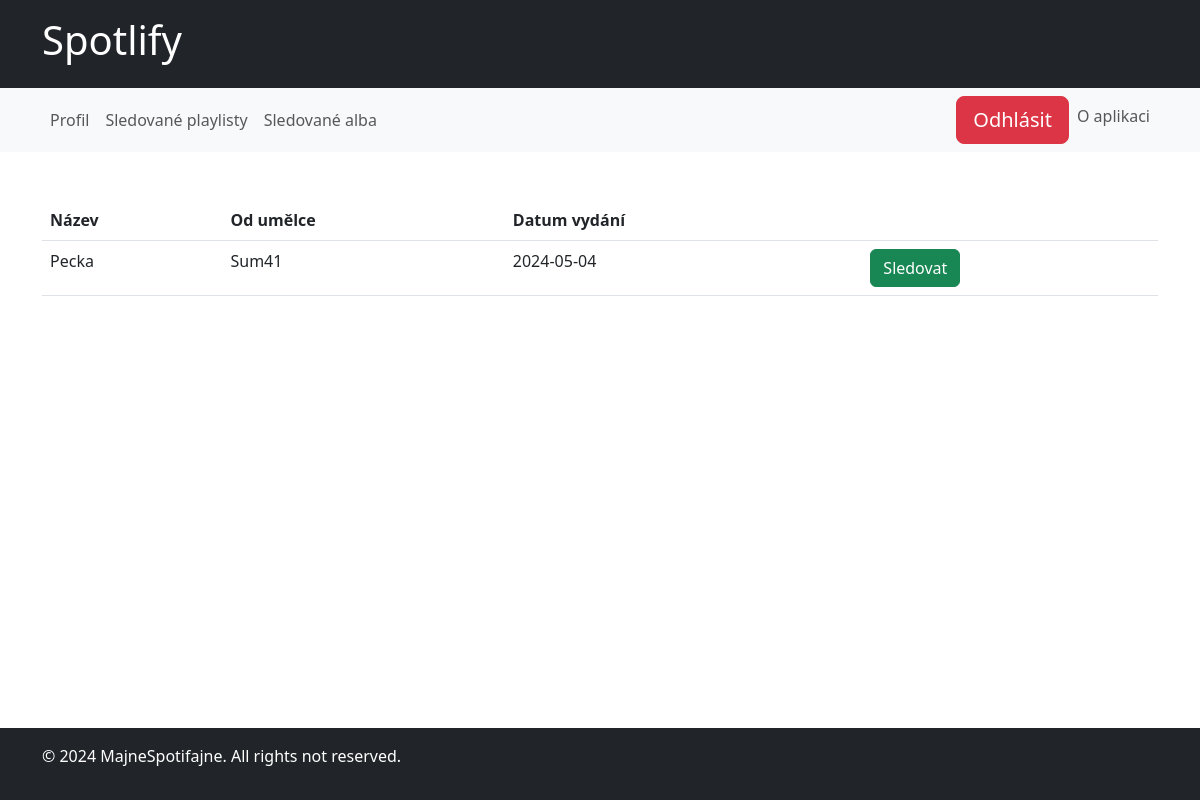
The page /openNewFollowAlbum (signed in) on the database its author committed.
### spotify/models.py (models this page shows, shortened)
class Album(models.Model):
    album_id = models.AutoField(primary_key=True)
    album_release_date = models.DateField()
    album_name = models.CharField(max_length=30)
    artist = models.ForeignKey(Artist, on_delete=models.CASCADE)

class Artist(models.Model):
    artist_id = models.AutoField(primary_key=True)
    artist_name = models.CharField(max_length=30)
    artist_note = models.CharField(max_length=1000)
    artist_next_tour = models.DateField(null=True, blank=True)

### spotify/views.py (the view)
# urls.py: path('openNewFollowAlbum', views.openNewFollowAlbum, name='openNewFollowAlbum'),
def openNewFollowAlbum(request):
    logged_in_user = request.session.get('logged_in_user')
    account = Account.objects.get(username=logged_in_user)
    available_albums = Album.objects.exclude(accountfollowedalbums__account=account)
    return render(request, 'FollowNewAlbum.html', {'availableAlbums':available_albums})

### Templates/FollowNewAlbum.html (shortened to what this page needs)
{% extends "UserLayout.html" %}
{% block content %}
<div>
    <table class="table">
        <thead class="thead-dark">
        <tr>
            <th scope="col">Název</th>
            <th scope="col">Od umělce</th>
            <th scope="col">Datum vydání</th>
            <th scope="col"></th>
        </tr>
        </thead>
        <tbody>
        {% for album in availableAlbums %}
        <tr>
            <td>{{ album.album_name }}</td>
            <td>{{ album.artist.artist_name }}</td>
            <td>{{ album.album_release_date|date:"Y-m-d" }}</td>
            <td>
                <form action="{% url 'followAlbum' %}" method="post">
                    <button type="submit" class="btn btn-success">Sledovat</button>
                </form>
            </td>
        </tr>
        {% endfor %}
        </tbody>
    </table>
</div>
{% endblock %}

### rows shown on the page
Album: album_name "Pecka", artist.artist_name "Sum41", album_release_date "2024-05-04"
